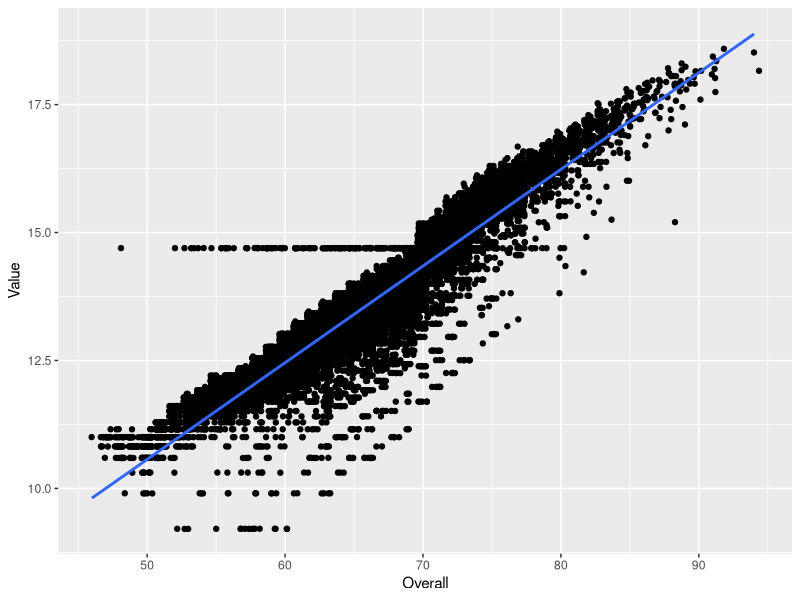

Write R code to recreate this figure.
fifa = read.csv("1_cleaned_data.csv")
options(scipen = 999)
library("ggplot2")

##CORRELATION
#SCATTER PLOT BETWEEN LOG(VALUE) VS OVERALL
print(ggplot(fifa, aes(x=Overall, y =unlist(lapply(lapply(fifa$Value, log), as.numeric))))+ylab("Value") + geom_jitter()+geom_smooth(method = lm))

#PEARSON CORRELATION TEST
print(cor.test(unlist(lapply(lapply(fifa$Value, log), as.numeric)), fifa$Overall, method="pearson"))

##REGRESSION

#CREATING THE TRAINING AND TEST DATA
set.seed(100)
trainingRows<-sample(1:nrow(fifa), 0.8*nrow(fifa))
trainingData<-fifa[trainingRows, ]
testData<-fifa[-trainingRows, ]

#FIT THE MODEL ON TRAINING DATA AND PREDICT ON TEST DATA
model = lm(log(Value)~Overall, data = trainingData)
predictedData = predict(model,testData)
predictedData = exp(predictedData)


#REVIEW DIAGNOSTIC MEASURES
summary(model)

##CALCULATE PREDICTION ACCURACY AND ERROR RATES
diff = data.frame(cbind(actuals=testData$Value, predicteds=predictedData))

#CORERLATION ACCURACY
correlation_accuracy<-cor(diff)
print(correlation_accuracy)

#MIN-MAX ACCURACY CALCULATION
min_max_accuracy <-mean(apply(diff, 1, min)/apply(diff,1,max))
print(min_max_accuracy)

#MEAN-ABSOLUTE-PERCENTAGE-ERROR (MAPE) CALCULATION
mape <- mean(abs((diff$predicteds - diff$actuals))/diff$actuals) 








